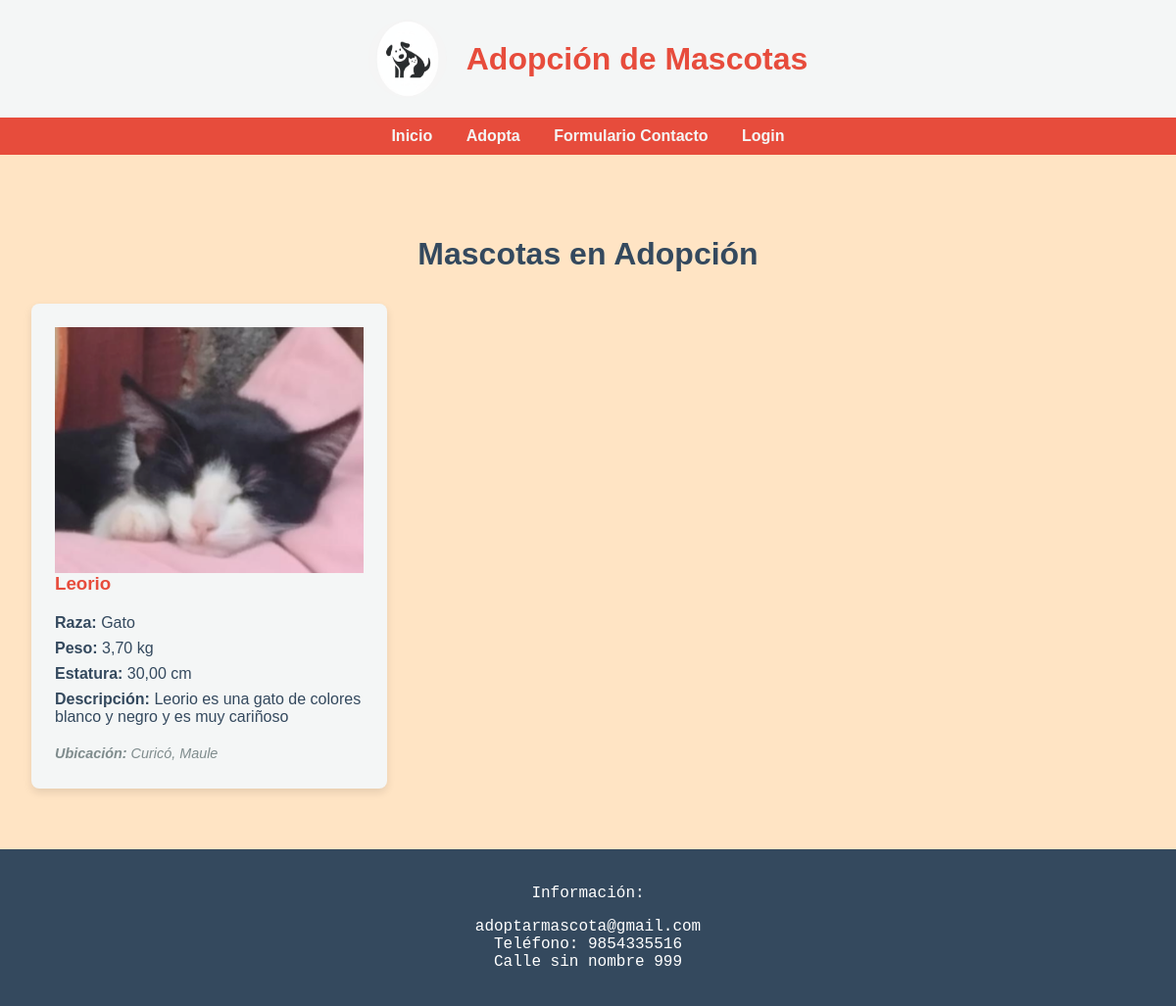
The page /adopta/ on the database as committed earlier.
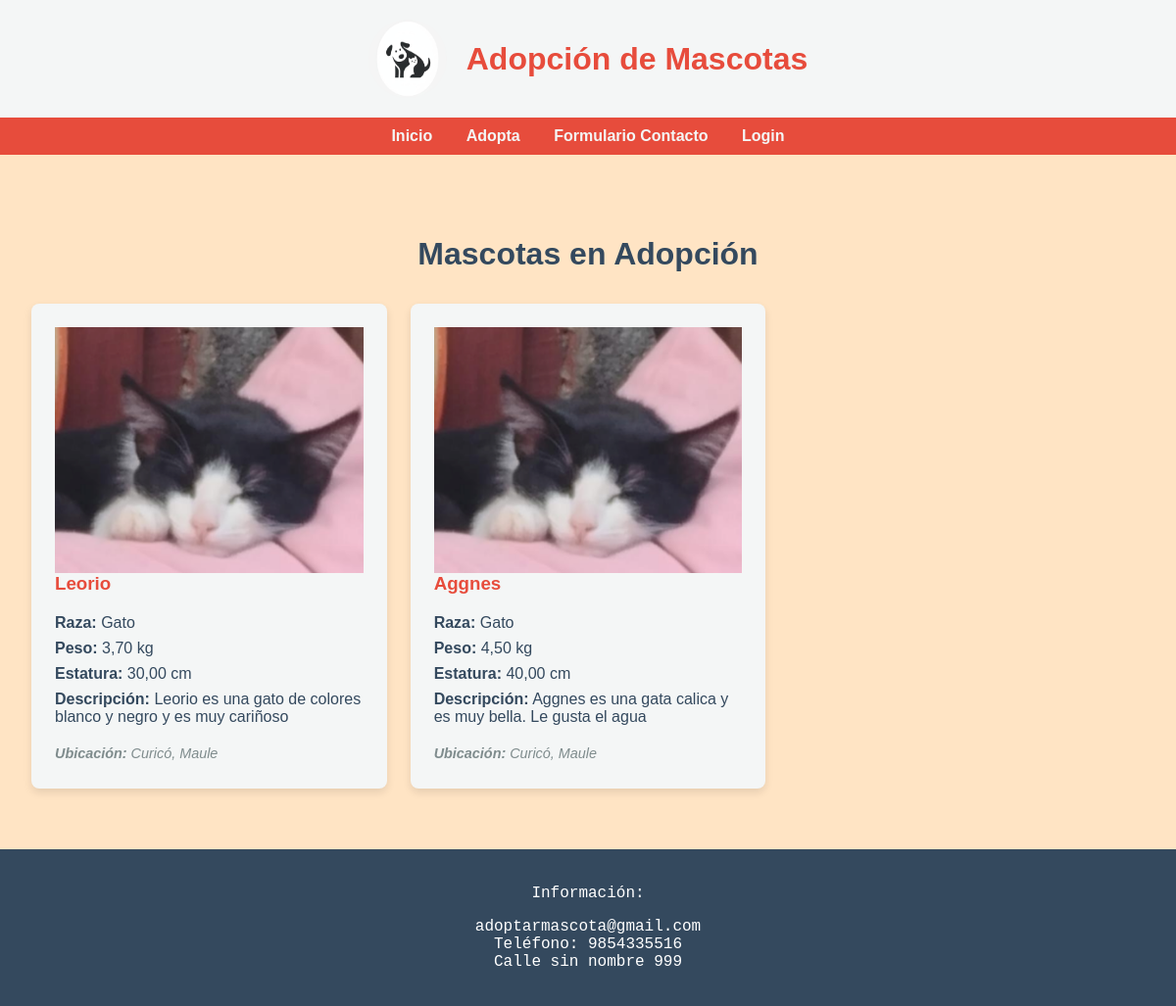
The same page on the database as committed later.
### adopta/models.py (models this page shows, shortened)
class Mascota(models.Model):
    codigo = models.AutoField(primary_key=True)
    nombre = models.CharField(max_length=100)
    raza = models.CharField(max_length=100)
    peso = models.DecimalField(max_digits=5, decimal_places=2, help_text="Peso en kg")
    estatura = models.DecimalField(max_digits=5, decimal_places=2, help_text="Estatura en cm")
    descripcion = models.TextField()
    region = models.CharField(max_length=100)
    comuna = models.CharField(max_length=100)

### adopta/views.py (the view)
# urls.py: path('adopta/', views.lista_mascotas, name='lista_mascotas'),
def lista_mascotas(request):
    mascotas = Mascota.objects.all()
    return render(request, 'adopta/listar_mascotas.html', {'mascotas': mascotas})

### templates/adopta/listar_mascotas.html (shortened to what this page needs)
{% extends 'adopta/base.html' %}
{% load static %}
{% block content %}
<div class="lista-container">
    <h1>Mascotas en Adopción</h1>
    <div class="grid-mascotas">
        {% for mascota in mascotas %}
            <div class="card-mascota">
                <img src="{% static 'img/leorio.png' %}" alt="Foto de {{ mascota.nombre }}">
                <h3>{{ mascota.nombre }}</h3>
                <p><strong>Raza:</strong> {{ mascota.raza }}</p>
                <p><strong>Peso:</strong> {{ mascota.peso }} kg</p>
                <p><strong>Estatura:</strong> {{ mascota.estatura }} cm</p>
                <p><strong>Descripción:</strong> {{ mascota.descripcion }}</p>
                <p class="ubicacion"><strong>Ubicación:</strong> {{ mascota.comuna }}, {{ mascota.region }}</p>
            </div>
        {% empty %}
            <p class="sin-mascotas">No hay mascotas disponibles para adopción en este momento. ¡Vuelve pronto!</p>
        {% endfor %}
    </div>
</div>
{% endblock %}

### templates/adopta/base.html (shortened to what this page needs)
{% load static %}
<!DOCTYPE html>
<html lang="es">
<head>
    <link rel="stylesheet" href="{% static 'css/styles.css' %}">
</head>
<body>
    <header>
        <img src="{% static 'img/icono.jpg'%}" alt="Logo Patas y Garras">
        <h1>Adopción de Mascotas</h1>
    </header>
    <nav>
        <ul>
            <li><a href="{% url 'home' %}">Inicio</a></li>
            <li><a href="{% url 'lista_mascotas'%}">Adopta</a></li>
            <li><a href="{% url 'contacto' %}">Formulario Contacto</a></li>
            <li><a href="{% url 'login' %}">Login</a></li>
        </ul>
    </nav>
    <main>
        {% block content %}
        {% endblock %}
    </main>
    <footer>
        <p>Información:</p>
        <ul>
            <li>adoptarmascota@gmail.com</li>
            <li>Teléfono: 9854335516</li>
            <li>Calle sin nombre 999</li>
        </ul>
    </footer>
</body>
</html>

### static/css/styles.css (style rules this page uses)
body { background-color: bisque; font-family: sans-serif; margin: 0; padding: 0; display: flex; flex-direction: column; min-height: 100vh; }
header { background-color: #f4f6f6; color: #e74c3c; font-family: Impact, sans-serif; padding: 20px; display: flex; justify-content: center; align-items: center; gap: 20px; }
header img { width: 80px; height: 80px; border-radius: 50%; }
header h1 { margin: 0; }
nav { background-color: #e74c3c; padding: 10px 0; }
nav ul { list-style: none; margin: 0; padding: 0; text-align: center; }
nav ul li { display: inline; margin: 0 15px; }
nav ul li a { color: #f4f6f6; font-family: Verdana, sans-serif; text-decoration: none; font-weight: bold; }
main { flex-grow: 1; }
footer { background-color: #34495e; color: white; font-family: Courier, monospace; padding: 20px; text-align: center; margin-top: auto; }
footer ul { list-style: none; padding: 0; }
.lista-container { padding: 2rem; max-width: 1200px; margin: 30px auto; }
.lista-container h1 { text-align: center; color: #34495e; font-family: Impact, sans-serif; margin-bottom: 2rem; }
.grid-mascotas { display: grid; grid-template-columns: repeat(auto-fill, minmax(300px, 1fr)); gap: 1.5rem; }
.card-mascota { background-color: #f4f6f6; border-radius: 8px; padding: 1.5rem; box-shadow: 0 4px 8px rgba(0,0,0,0.1); display: flex; flex-direction: column; }
.card-mascota h3 { color: #e74c3c; margin-top: 0; margin-bottom: 1rem; }
.card-mascota p { margin: 0.25rem 0; color: #34495e; flex-grow: 1; }
.card-mascota .ubicacion { font-style: italic; font-size: 0.9em; color: #7f8c8d; margin-top: 1rem; }

Rows that differ between the two databases and show on the page:
added Mascota: nombre "Aggnes", raza "Gato", peso "4,50", estatura "40,00", descripcion "Aggnes es una gata calica y es muy bella. Le gusta el agua", comuna "Curicó", region "Maule"
